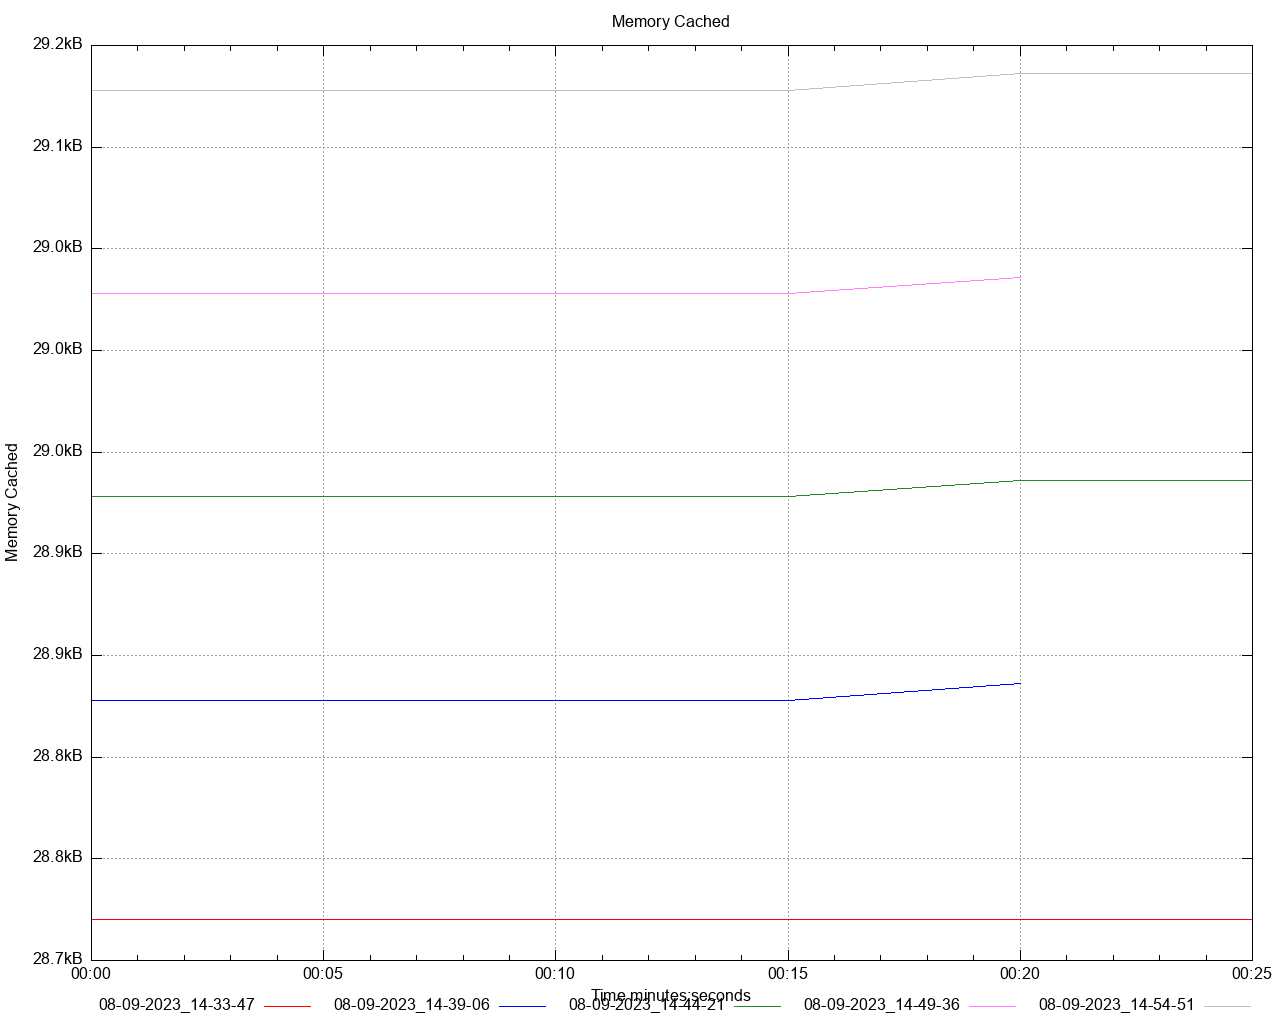

Here is the gnuplot script that generated this plot:
set title 'Memory Cached' noenhanced
set style data lines
set datafile separator ","
set terminal png size 1280,1024
set grid
set key below
set xdata time
set timefmt "%s"
offset = 0
t0(x)=(offset=($0==0) ? x : offset, x - offset)
set xlabel 'Time minutes:seconds'
set ylabel 'Memory Cached'
set format y '%.1s%cB'
set output '/Users/gbarnett/git/hazelcast-simulator/atomiclong-3node-member/atomicreference/dstat/memory_cached_A2.png'
plot \
   '/Users/gbarnett/git/hazelcast-simulator/atomiclong-3node-member/atomicreference/data/memory_cached_A2_1.data' using (t0(timecolumn(1))):2 title "08-09-2023_14-33-47" noenhanced lt rgb "red", \
   '/Users/gbarnett/git/hazelcast-simulator/atomiclong-3node-member/atomicreference/data/memory_cached_A2_2.data' using (t0(timecolumn(1))):2 title "08-09-2023_14-39-06" noenhanced lt rgb "blue", \
   '/Users/gbarnett/git/hazelcast-simulator/atomiclong-3node-member/atomicreference/data/memory_cached_A2_3.data' using (t0(timecolumn(1))):2 title "08-09-2023_14-44-21" noenhanced lt rgb "forest-green", \
   '/Users/gbarnett/git/hazelcast-simulator/atomiclong-3node-member/atomicreference/data/memory_cached_A2_4.data' using (t0(timecolumn(1))):2 title "08-09-2023_14-49-36" noenhanced lt rgb "orchid", \
   '/Users/gbarnett/git/hazelcast-simulator/atomiclong-3node-member/atomicreference/data/memory_cached_A2_5.data' using (t0(timecolumn(1))):2 title "08-09-2023_14-54-51" noenhanced lt rgb "grey", \
